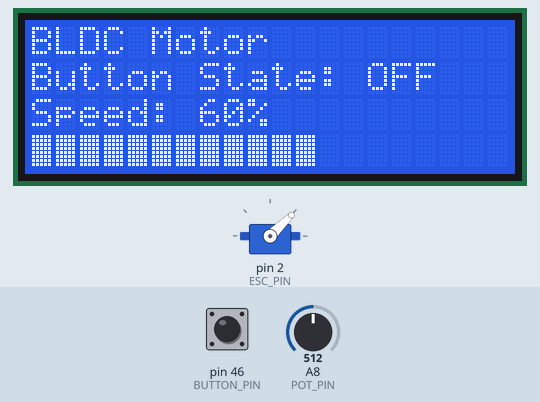
This sketch was run on a simulated Arduino Mega 2560, built with avr-gcc and run on an emulated ATmega2560. Parts: servo, 20×4 character LCD. The inputs (shaded band) are chosen by the test bench; at power-on: pin 46 (BUTTON_PIN) HIGH, A8 (POT_PIN) = 512. What the sketch prints to the serial monitor is not drawn.

Above: at 3.2 s.
3.3 s: pin 46 (BUTTON_PIN) pulled LOW for 1 s
At 4.5 s:
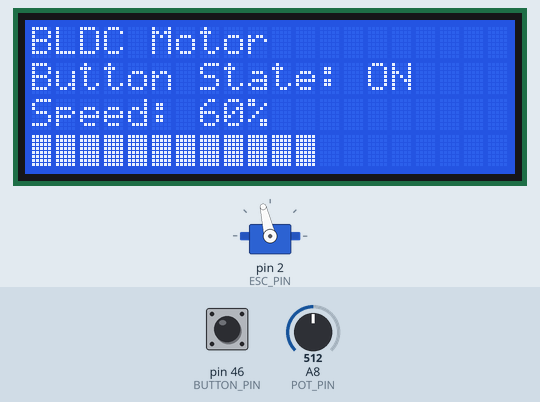
5.8 s: A8 (POT_PIN) set to 900
At 6.5 s:
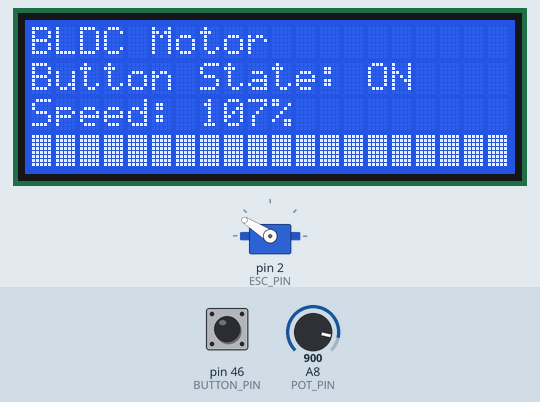
7.4 s: A8 (POT_PIN) set to 716
At 8.5 s:
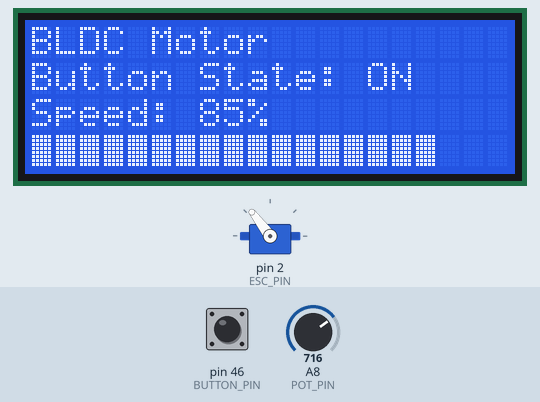
8.9 s: A8 (POT_PIN) set to 306
At 10.1 s:
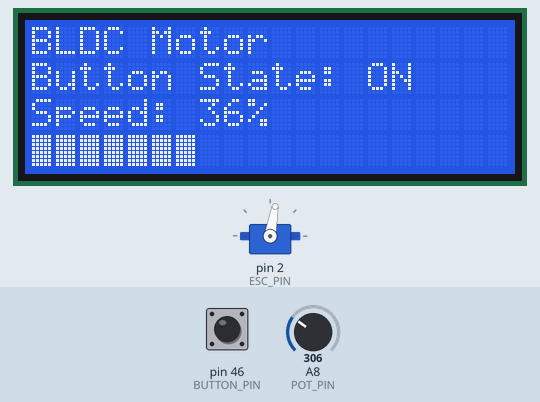
10.4 s: pin 46 (BUTTON_PIN) pulled LOW for 3.2 s
At 11.8 s:
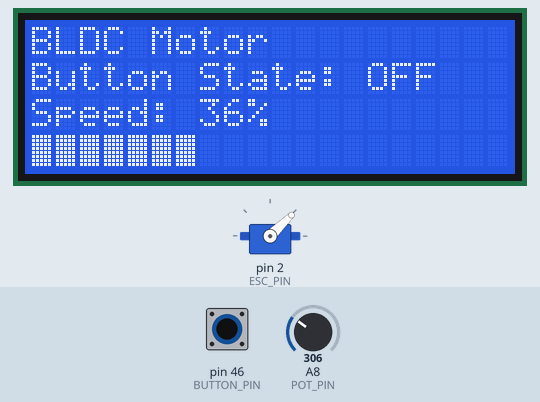
15.1 s: A8 (POT_PIN) set to 122
At 15.6 s:
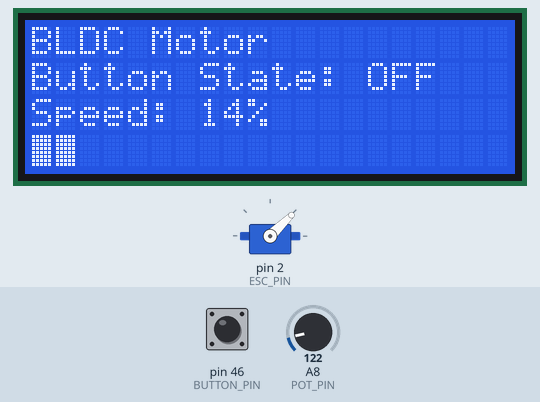
Timing chart, 0 to 17.6 s (numbered marks = the images above; inputs shaded):
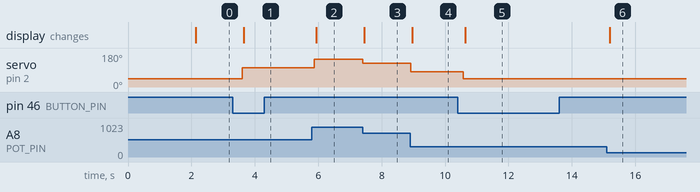

Measured:
- after the input at 3.3 s, servo on pin 2 (ESC_PIN): 44° → 103° after 0.30 s; the display: changes after 0.36 s (image 1)
- after the input at 5.8 s, servo on pin 2 (ESC_PIN): 103° → 148° after 0.08 s; the display: changes after 0.13 s (image 2)
- after the input at 7.4 s, servo on pin 2 (ESC_PIN): 148° → 127° at once; the display: changes after 0.05 s (image 3)
- after the input at 8.9 s, servo on pin 2 (ESC_PIN): 127° → 80° at once; the display: changes after 0.07 s (image 4)
- after the input at 10.4 s, servo on pin 2 (ESC_PIN): 80° → 44° after 0.18 s; the display: changes after 0.24 s (image 5)
- after the input at 15.1 s, the display: changes after 0.09 s (image 6)

The sketch:

BlcdLCD_POT.ino
```cpp
#include <Servo.h>
#include <Wire.h>
#include <LiquidCrystal_I2C.h>

#define POT_PIN A8
#define ESC_PIN 2
#define BUTTON_PIN 46

Servo esc;
LiquidCrystal_I2C lcd(0x27, 20, 4);

bool buttonState = false;
bool lastButtonReading = HIGH;
bool toggledState = false;

unsigned long lastDebounceTime = 0;
const unsigned long debounceDelay = 50;

byte fullBlock[8] = {
  B11111,
  B11111,
  B11111,
  B11111,
  B11111,
  B11111,
  B11111,
  B11111
};

void setup() {
  Serial.begin(9600);
  esc.attach(ESC_PIN);
  esc.writeMicroseconds(1000);
  delay(2000);
  pinMode(BUTTON_PIN, INPUT_PULLUP);
  lcd.init();
  lcd.backlight();
  lcd.createChar(0, fullBlock);
  lcd.setCursor(0, 0);
  lcd.print("BLDC Motor");
}

void loop() {
  bool currentReading = digitalRead(BUTTON_PIN);

  if (currentReading != lastButtonReading) {
    lastDebounceTime = millis();
  }

  if ((millis() - lastDebounceTime) > debounceDelay) {
    if (currentReading == LOW && !buttonState) {
      toggledState = !toggledState;
      Serial.print("Button Pressed → ");
      Serial.println(toggledState ? "ON" : "OFF");
      buttonState = true;
    } else if (currentReading == HIGH) {
      buttonState = false;
    }
  }

  lastButtonReading = currentReading;

  int potVal = analogRead(POT_PIN);
  int mappedVal = map(potVal, 0, 840, 0, 100);
  int escSpeed = map(potVal, 0, 840, 1000, 2000);

  if (toggledState) {
    esc.writeMicroseconds(escSpeed);
  } else {
    esc.writeMicroseconds(1000);
  }

  Serial.print("Raw: ");
  Serial.print(potVal);
  Serial.print("  |  Mapped (0–100): ");
  Serial.print(mappedVal);
  Serial.print("  |  ESC PWM: ");
  Serial.println(toggledState ? escSpeed : 1000);

  lcd.setCursor(0, 1);
  lcd.print("Button State: ");
  lcd.print(toggledState ? "ON " : "OFF");

  lcd.setCursor(0, 2);
  lcd.print("Speed: ");
  lcd.print(mappedVal);
  lcd.print("%     ");

  int blocks = map(mappedVal, 0, 100, 0, 20);
  lcd.setCursor(0, 3);
  for (int i = 0; i < 20; i++) {
    if (i < blocks) {
      lcd.write(byte(0));
    } else {
      lcd.print(" ");
    }
  }

  delay(100);
}
```
